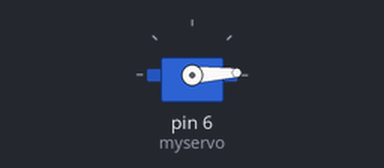
Simulated run of this sketch. Board: Arduino Uno, built with avr-gcc and run on an emulated ATmega328P. Parts: servo.

Above: at 0.05 s.
At 6.75 s:
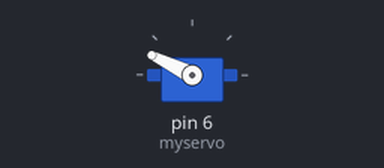
At 13.45 s:
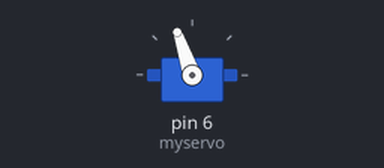
At 26.85 s:
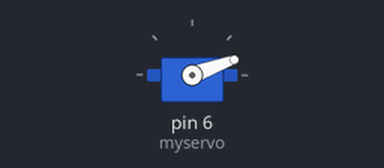
Timing chart, 0 to 38.9 s (numbered marks = the images above):
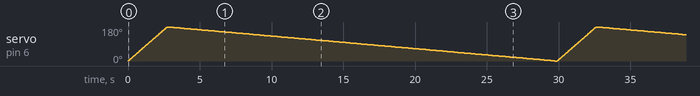

The sketch:

smashing_leelo_jaban1__4_.ino
```cpp
#include <Servo.h>

Servo myservo;  // create servo object to control a servo
// twelve servo objects can be created on most boards

int pos = 0;    // variable to store the servo position

void setup() {
  myservo.attach(6);  // attaches the servo on pin 9 to the servo object
}

void loop() {
  for (pos = 0; pos <= 180; pos += 1) { // goes from 0 degrees to 180 degrees
    // in steps of 1 degree
    myservo.write(pos);              // tell servo to go to position in variable 'pos'
    delay(15);                       // waits 15 ms for the servo to reach the position
  }
  for (pos = 180; pos >= 0; pos -= 1) { // goes from 180 degrees to 0 degrees
    myservo.write(pos);              // tell servo to go to position in variable 'pos'
    delay(150);                       // waits 15 ms for the servo to reach the position
  }
}
```
